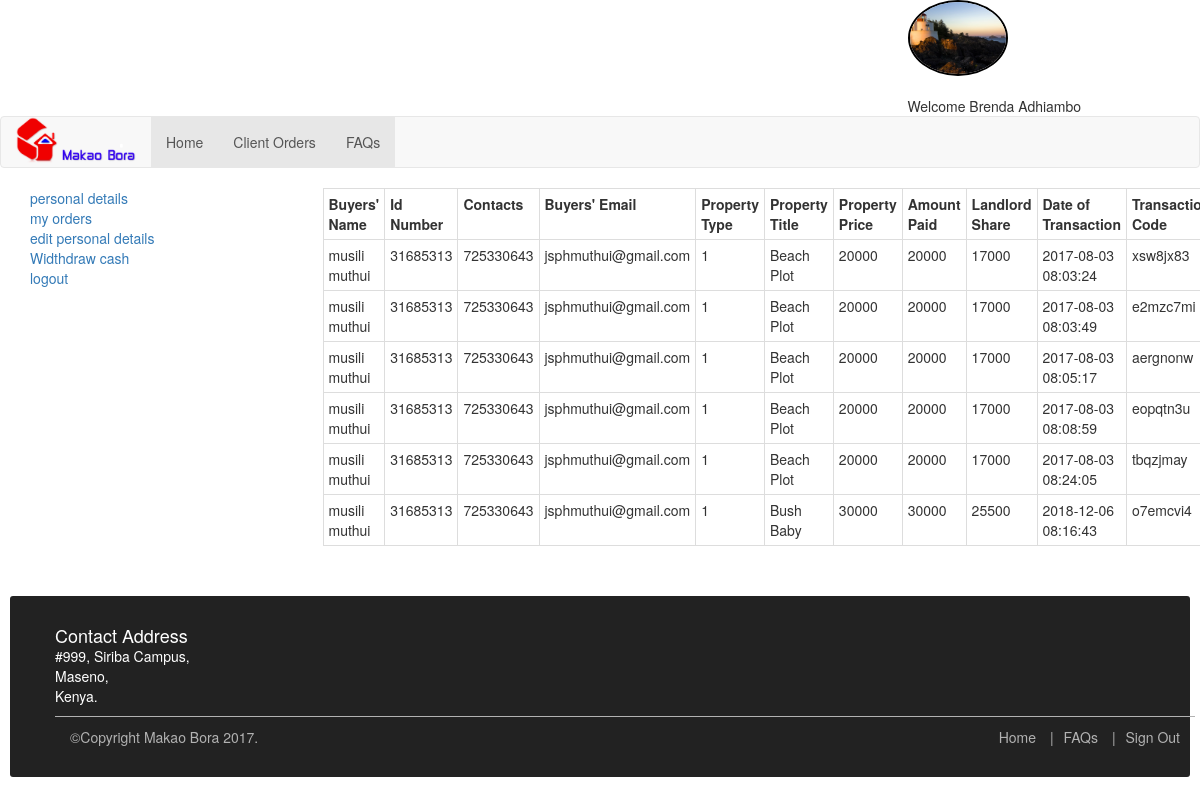
Screenshot of /Landlords/Landlords_order.php (signed in) with the database file from the repository.
### tables this page shows
CREATE TABLE `customer` (
  `customer_id` int(5) NOT NULL,
  `customer_idno` int(100) NOT NULL,
  `customer_name` varchar(255) NOT NULL,
  `customer_gender` varchar(255) NOT NULL,
  `customer_contacts` bigint(100) NOT NULL,
  `customer_email` varchar(255) NOT NULL,
  `customer_type` int(100) NOT NULL,
  `customer_balance` int(100) NOT NULL DEFAULT '0',
  `customer_propic` text,
  `customer_password` varchar(255) NOT NULL
);

CREATE TABLE `orders` (
  `order_id` tinyint(3) NOT NULL,
  `customer_name` varchar(255) NOT NULL,
  `customer_idno` int(100) NOT NULL,
  `customer_contacts` bigint(100) NOT NULL,
  `customer_email` varchar(255) NOT NULL,
  `customer_type` int(100) NOT NULL,
  `property_cat` int(100) NOT NULL,
  `property_type` int(100) NOT NULL,
  `property_title` text NOT NULL,
  `property_owner` varchar(255) NOT NULL,
  `property_price` int(100) NOT NULL,
  `amount_paid` int(100) NOT NULL,
  `agent_amount` int(100) NOT NULL DEFAULT '0',
  `landlord_amount` int(11) NOT NULL DEFAULT '0',
  `transaction_code` varchar(255) NOT NULL,
  `date_of_transaction` timestamp NOT NULL DEFAULT CURRENT_TIMESTAMP
);

### Landlords/function/landlords_function.php (the view, shortened to what this page needs)
<?php
$con = mysqli_connect("localhost","root","","makao");
	function get_profile_pic()
	{
		global $con;
		$get_details="select * from customer where customer_idno='".$_SESSION['idno']."'";
		$get_details_results=mysqli_query($con,$get_details);
		if($results_row=mysqli_fetch_array($get_details_results))
		{
			$profile_pic=$results_row['customer_propic'];
		}
		echo "
		<img src='images/$profile_pic' height=100 width=100 style='border:2px solid black;' class='img-responsive img-circle'>";
	}
	function get_client_orders()
	{
		global $con;
		$get_details="select * from customer where customer_idno='".$_SESSION['idno']."'";
		$get_details_results=mysqli_query($con,$get_details);
		if($results_row=mysqli_fetch_array($get_details_results))
		{
			$l_name=$results_row['customer_name'];
		}
	    $get_customer_details="select * from orders where property_owner='".$l_name."'";
		$get_customer_details_results=mysqli_query($con,$get_customer_details);
		if (mysqli_num_rows($get_customer_details_results)>0)
		{
			echo "
				<table class=' table table-bordered table-condensed table-hover table-responsive'>
							<tr>
								<th>Buyers' Name</th>
								<th>Id Number</th>
								<th>Contacts</th>
								<th>Buyers' Email</th>
								<th>Property Type</th>
								<th>Property Title</th>
								<th>Property Price</th>
								<th>Amount Paid</th>
								<th>Landlord Share</th>
								<th>Date of Transaction</th>
								<th>Transaction Code</th>
							</tr>";
				while($results_row=mysqli_fetch_array($get_customer_details_results))
				{
					$name=$results_row['customer_name'];
					$idno=$results_row['customer_idno'];
					$contact=$results_row['customer_contacts'];
					$email=$results_row['customer_email'];
					$property_type=$results_row['property_type'];
					$property_title=$results_row['property_title'];
					$property_price=$results_row['property_price'];
					$amount_paid=$results_row['amount_paid'];
					$landlords_share=$results_row['landlord_amount'];
					$transaction_code=$results_row['transaction_code'];
					$date_of_transaction=$results_row['date_of_transaction'];
						echo "	<tr>
								<td>$name</td>
								<td>$idno</td>
								<td>$contact</td>
								<td>$email</td>
								<td>$property_type</td>
								<td>$property_title</td>
								<td>$property_price</td>
								<td>$amount_paid</td>
								<td>$landlords_share</td>
								<td>$date_of_transaction</td>
								<td>$transaction_code</td>
				</tr>";}
						echo "</table>";
			}
			else
			{
				echo "You Dont Have Any Orders!!!";
			}
	}
?>

### style/style.css (style rules this page uses)
html, body, div, span, applet, object, iframe, h1, h2, h3, h4, h5, h6, p, blockquote, pre, a, abbr, acronym, address, big, cite, code, del, dfn, em, img, ins, kbd, q, s, samp, small, strike, strong, sub, sup, tt, var, b, u, i, center, dl, dt, dd, ol, ul, li, fieldset, form, label, legend, table, caption, tbody, tfoot, thead, tr, th, td, article, aside, canvas, details, embed, figure, figcaption, footer, header, hgroup, menu, nav, output, ruby, section, summary, time, mark, audio, video { margin: 0; padding: 0; border: 0; vertical-align: baseline; }

### rows the page displays
customer: customer_propic (picture)
orders: customer_name "musili muthui", customer_idno "31685313", customer_contacts "725330643", customer_email "jsphmuthui@gmail.com", property_type "1", property_title "Beach Plot", property_price "20000", amount_paid "20000", landlord_amount "17000", date_of_transaction "2017-08-03 08:03:24", transaction_code "xsw8jx83"
orders: customer_name "musili muthui", customer_idno "31685313", customer_contacts "725330643", customer_email "jsphmuthui@gmail.com", property_type "1", property_title "Beach Plot", property_price "20000", amount_paid "20000", landlord_amount "17000", date_of_transaction "2017-08-03 08:03:49", transaction_code "e2mzc7mi"
orders: customer_name "musili muthui", customer_idno "31685313", customer_contacts "725330643", customer_email "jsphmuthui@gmail.com", property_type "1", property_title "Beach Plot", property_price "20000", amount_paid "20000", landlord_amount "17000", date_of_transaction "2017-08-03 08:05:17", transaction_code "aergnonw"
orders: customer_name "musili muthui", customer_idno "31685313", customer_contacts "725330643", customer_email "jsphmuthui@gmail.com", property_type "1", property_title "Beach Plot", property_price "20000", amount_paid "20000", landlord_amount "17000", date_of_transaction "2017-08-03 08:08:59", transaction_code "eopqtn3u"
orders: customer_name "musili muthui", customer_idno "31685313", customer_contacts "725330643", customer_email "jsphmuthui@gmail.com", property_type "1", property_title "Beach Plot", property_price "20000", amount_paid "20000", landlord_amount "17000", date_of_transaction "2017-08-03 08:24:05", transaction_code "tbqzjmay"
orders: customer_name "musili muthui", customer_idno "31685313", customer_contacts "725330643", customer_email "jsphmuthui@gmail.com", property_type "1", property_title "Bush Baby", property_price "30000", amount_paid "30000", landlord_amount "25500", date_of_transaction "2018-12-06 08:16:43", transaction_code "o7emcvi4"

### other values shown
$_SESSION['name'] "Brenda Adhiambo"
